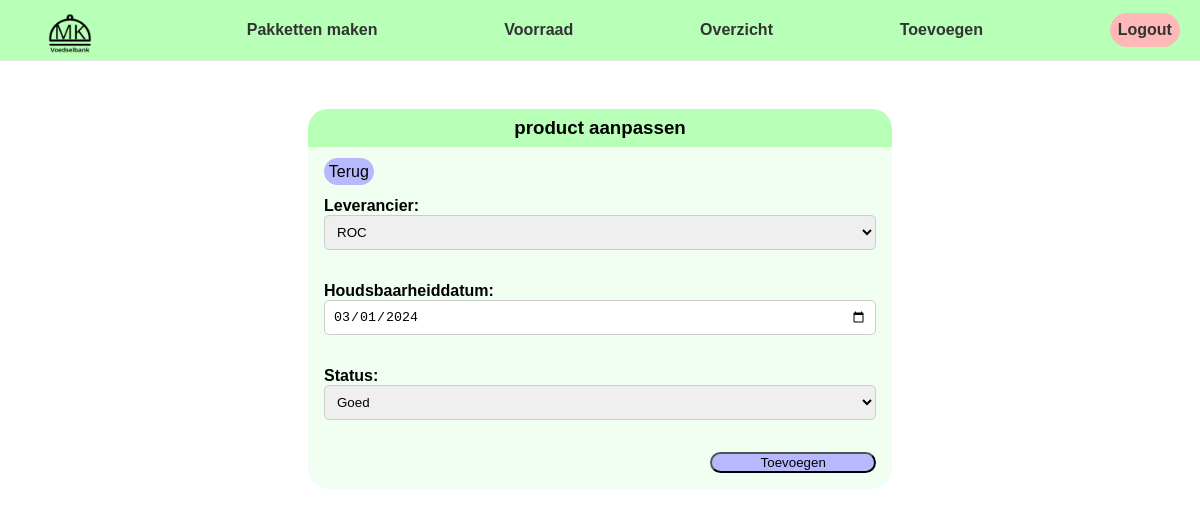
Before: /product/overzicht/12/update/130 (signed in) with the older database file.
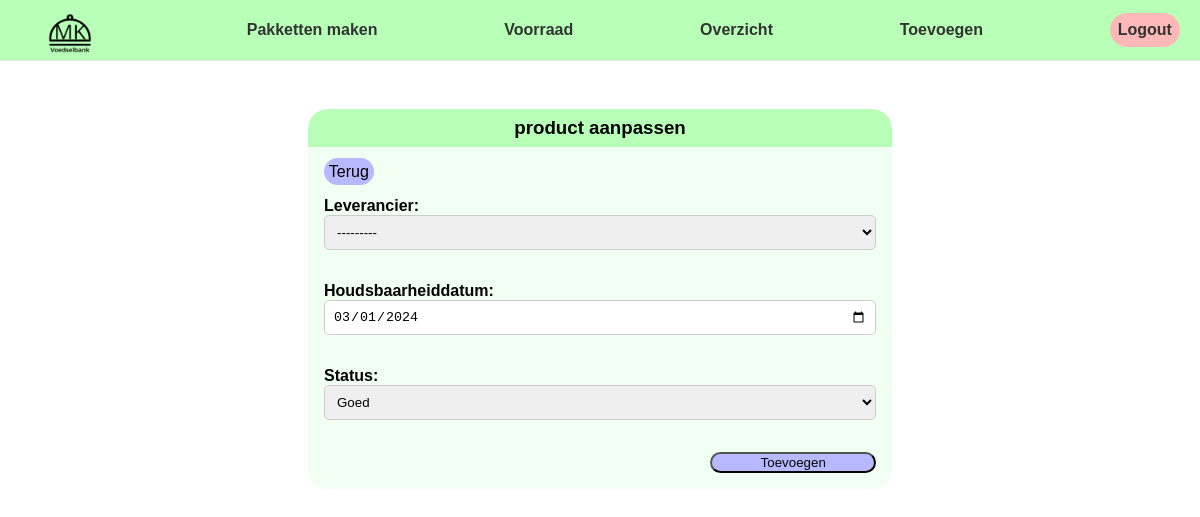
After: the same page with the newer database file.
### magazijn/models/Product_Item.py (models this page shows, shortened)
class ProductItem(models.Model):
    STATUS_CHOICES = (
        (1, 'Goed'),
        (2, 'in pakket'),
        (3, 'Verlopen'),
        (4, 'Verdwenen'),
    )
    product = models.ForeignKey("Product", on_delete=models.CASCADE, null=True, related_name="product_items")
    leverings_datum = models.DateField(auto_now_add=True)
    leverancier = models.ForeignKey("directie.Leverancier", on_delete=models.SET_NULL, null=True, related_name="product_items")
    houdsbaarheiddatum = models.DateField()
    status = models.IntegerField(choices=STATUS_CHOICES, default=1)
    pakket = models.ForeignKey("magazijn.Pakket", on_delete=models.SET_NULL, null=True, blank=True, related_name="product_items")

### magazijn/views/update_product_item.py (the view, shortened to what this page needs)
# urls.py: path("product/overzicht/<int:id>/update/<int:iditem>", UpdateProductItem.as_view(), name="product-item-update"),
class UpdateProductItem(LoginRequiredMixin, View):
    model = ProductItem
    template_name = 'magazijn/add_product_item.html'
    form_class = updateProductItemForm
    def get(self, request, id, iditem):
        product = Product.objects.get(id=id)
        productitem = ProductItem.objects.get(id=iditem)
        form = self.form_class(instance=productitem)
        context = {
        'form': form,
        'product': product,
        'productitem': productitem
        }
        return render(request, self.template_name, context)

### magazijn/forms/add_productItem_form.py
class updateProductItemForm(forms.ModelForm):
    leverancier = forms.ModelChoiceField(queryset=Leverancier.objects.all(), required=True)
    houdsbaarheiddatum = forms.DateField(required=True, widget=forms.DateInput(attrs={'type': 'date'}))
    status = forms.ChoiceField(choices=ProductItem.STATUS_CHOICES, required=True)
    class Meta:
        model = ProductItem
        fields = ['leverancier', 'houdsbaarheiddatum']

### directie/models/Leverancier.py (called while the page is built)
    def __str__(self):
        return self.bedrijfsnaam

### templates/magazijn/add_product_item.html (shortened to what this page needs)
{% extends "../base.html" %}
{% load static %}
{% block stylesheets %}
    <link rel="stylesheet" href="{% static 'css/login.css' %}">
    <link rel="stylesheet" href="{% static 'css/add-stock.css' %}">
    <link rel="stylesheet" href="{% static 'css/stock.css' %}">
{% endblock stylesheets %}
{% block content %}
<div class='center-screen'>
    <div class="tiny-form">
        {% if productitem %}
            <h3 class="card-header">product aanpassen</h3>
        {% else %}
            <h3 class="card-header">product toevoegen</h3>
        {% endif %}
        <form method = "POST" enctype="multipart/form-data" class="stock-form">
            <div>
                <a href=" {% url 'product-item' id=product.id %}" class='back-btn'>Terug</a>
            </div>
            {% for field in form %}
            <div class='field-form'>
                {% if field.name == 'veganistisch' or field.name == 'vegataries' or field.name == 'varkesvlees' %}
                    {{field.label_tag}}
                    {{ field }}
                {% else %}
                    {{field.label_tag}}<br>
                    {{ field }}<br>
                {% endif %}
            </div>
            {% endfor %}
            <div class='flex-reverse'>
                <input type="submit" value="Toevoegen" class='submit'>
            </div>
        </form>
    </div>
</div>
{% endblock content %}

Changed rows visible on the page:
changed ProductItem "Goed": leverancier "ROC" → "---------"
